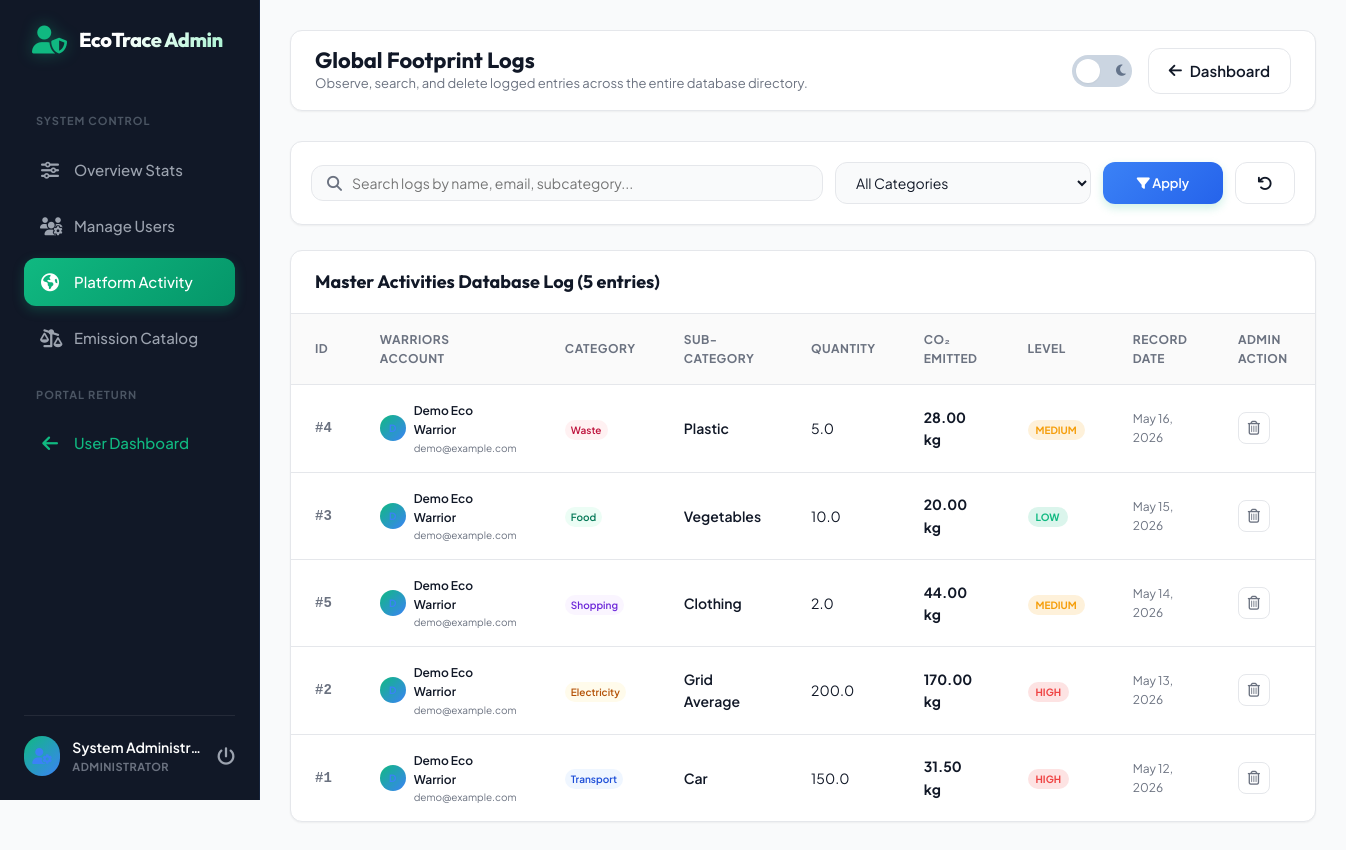
The page /admin_activities.php (signed in) on the database its author committed.
### tables this page shows
CREATE TABLE IF NOT EXISTS activities (
    activity_id INT AUTO_INCREMENT PRIMARY KEY,
    user_id INT NOT NULL,
    category VARCHAR(50) NOT NULL,
    sub_category VARCHAR(50) NOT NULL,
    quantity DECIMAL(10,2) NOT NULL,
    co2_emitted DECIMAL(10,3) NOT NULL,
    emission_level VARCHAR(10) NOT NULL,  
    activity_date DATE NOT NULL,
    created_at TIMESTAMP DEFAULT CURRENT_TIMESTAMP,
    FOREIGN KEY (user_id) REFERENCES users(user_id) ON DELETE CASCADE
);

CREATE TABLE IF NOT EXISTS users (
    user_id INT AUTO_INCREMENT PRIMARY KEY,
    name VARCHAR(100) NOT NULL,
    age INT NOT NULL,
    email VARCHAR(100) NOT NULL UNIQUE,
    password VARCHAR(255) NOT NULL,
    location VARCHAR(100) NOT NULL,
    created_at TIMESTAMP DEFAULT CURRENT_TIMESTAMP
);

### admin_activities.php (the view, shortened to what this page needs)
<?php
require_once __DIR__ . '/config/db.php';
$admin_name = $_SESSION['admin_name'];
try {
    $search = filter_input(INPUT_GET, 'search', FILTER_DEFAULT);
    $category_filter = filter_input(INPUT_GET, 'category', FILTER_DEFAULT);
    $query = "SELECT
        a.activity_id,
        a.category,
        a.sub_category,
        a.quantity,
        a.co2_emitted,
        a.emission_level,
        a.activity_date,
        u.name as user_name,
        u.email as user_email
        FROM activities a
        INNER JOIN users u ON a.user_id = u.user_id";
    $params = [];
    $query .= " ORDER BY a.activity_date DESC, a.created_at DESC";
    $stmt = $pdo->prepare($query);
    $stmt->execute($params);
    $global_activities = $stmt->fetchAll();
} catch (PDOException $e) {
    $error_msg = "Database query failure: " . $e->getMessage();
    $global_activities = [];
}
$theme_class = "";
?>
<!DOCTYPE html>
<html lang="en" <?php echo $theme_class; ?>>
<head>
    <link rel="stylesheet" href="https://cdnjs.cloudflare.com/ajax/libs/font-awesome/6.4.0/css/all.min.css">
    <link rel="stylesheet" href="assets/css/style.css">
</head>
<body>
    <div class="app-container">
        <aside class="sidebar" style="border-right-color: var(--secondary-light);">
            <div class="sidebar-logo" style="color: var(--secondary);">
                <i class="fas fa-user-shield"></i>
                <span>EcoTrace Admin</span>
            </div>
            <ul class="sidebar-menu">
                <li class="menu-label">System Control</li>
                <li class="menu-item">
                    <a href="admin_dashboard.php"><i class="fas fa-sliders-h"></i> <span>Overview Stats</span></a>
                </li>
                <li class="menu-item">
                    <a href="admin_users.php"><i class="fas fa-users-cog"></i> <span>Manage Users</span></a>
                </li>
                <li class="menu-item active">
                    <a href="admin_activities.php"><i class="fas fa-globe-americas"></i> <span>Platform Activity</span></a>
                </li>
                <li class="menu-item">
                    <a href="admin_factors.php"><i class="fas fa-balance-scale-right"></i> <span>Emission Catalog</span></a>
                </li>
                <li class="menu-label">Portal Return</li>
                <li class="menu-item">
                    <a href="dashboard.php" style="color: var(--primary);"><i class="fas fa-arrow-left"></i> <span>User Dashboard</span></a>
                </li>
            </ul>
            <div class="sidebar-user">
                <div class="user-avatar" style="background-color: var(--secondary-light); color: var(--secondary);"><i class="fas fa-user-cog"></i></div>
                <div class="user-info">
                    <div class="user-name"><?php echo htmlspecialchars($admin_name); ?></div>
                    <div class="user-role">Administrator</div>
                </div>
                <a href="logout.php" class="logout-btn" title="Sign Out"><i class="fas fa-power-off"></i></a>
            </div>
        </aside>
        <main class="main-content">
            <header class="top-navbar">
                <div class="nav-left">
                    <h2>Global Footprint Logs</h2>
                    <p>Observe, search, and delete logged entries across the entire database directory.</p>
                </div>
                <div class="nav-right">
                    <label class="theme-switch" for="theme-toggle">
                        <span class="switch-slider">
                            <i class="fas fa-sun"></i>
                            <i class="fas fa-moon"></i>
                        </span>
                    </label>
                    <a href="admin_dashboard.php" class="btn-secondary" style="display: flex; align-items: center; gap: 8px;"><i class="fas fa-arrow-left"></i> Dashboard</a>
                </div>
            </header>
            <section class="table-card" style="padding: 20px; margin-bottom: 25px;">
                <form action="admin_activities.php" method="GET" style="display: grid; grid-template-columns: 2fr 1fr 120px 60px; gap: 12px; align-items: center;">
                    <div style="position: relative;">
                        <input class="search-input" style="width: 100%; padding-left: 40px;" type="text" name="search" placeholder="Search logs by name, email, subcategory..." value="<?php echo htmlspecialchars($search ?? ''); ?>">
                        <i class="fas fa-search" style="position: absolute; left: 16px; top: 50%; transform: translateY(-50%); color: var(--text-muted);"></i>
                    </div>
                    <div>
                        <select class="filter-select" style="width: 100%; height: 42px;" name="category">
                            <option value="All">All Categories</option>
                        </select>
                    </div>
                    <button type="submit" class="btn-primary" style="background: linear-gradient(135deg, var(--secondary) 0%, #2563eb 100%); padding: 10px; font-size: 13px; height: 42px; text-align: center;"><i class="fas fa-filter"></i> Apply</button>
                    <a href="admin_activities.php" class="btn-secondary" style="padding: 10px; height: 42px; display: flex; align-items: center; justify-content: center;" title="Clear Filters"><i class="fas fa-undo"></i></a>
                </form>
            </section>
            <section class="table-card">
                <div class="table-header">
                    <h3>Master Activities Database Log (<?php echo count($global_activities); ?> entries)</h3>
                </div>
                <div class="custom-table-wrapper">
                    <?php if (count($global_activities) === 0): ?>
                        <div class="empty-state">
                            <i class="fas fa-server"></i>
                            <p>No carbon activities matching search criteria recorded in MySQL database.</p>
                        </div>
                    <?php else: ?>
                        <table class="custom-table">
                            <thead>
                                <tr>
                                    <th>ID</th>
                                    <th>Warriors Account</th>
                                    <th>Category</th>
                                    <th>Sub-Category</th>
                                    <th>Quantity</th>
                                    <th>CO₂ Emitted</th>
                                    <th>Level</th>
                                    <th>Record Date</th>
                                    <th>Admin Action</th>
                                </tr>
                            </thead>
                            <tbody>
                                <?php foreach ($global_activities as $act): ?>
                                    <tr>
                                        <td style="font-family: monospace; font-weight: bold; color: var(--text-muted);">#<?php echo $act['activity_id']; ?></td>
                                        <td>
                                            <div style="display: flex; align-items: center; gap: 8px;">
                                                <div class="user-avatar" style="width: 26px; height: 26px; font-size: 10px; background-color: var(--secondary-light); color: var(--secondary);"><?php echo strtoupper(substr($act['user_name'], 0, 1)); ?></div>
                                                <div style="text-align: left;">
                                                    <div style="font-weight: 600; color: var(--text-main); font-size: 12px;"><?php echo htmlspecialchars($act['user_name']); ?></div>
                                                    <div style="font-size: 10px; color: var(--text-muted);"><?php echo htmlspecialchars($act['user_email']); ?></div>
                                                </div>
                                            </div>
                                        </td>
                                        <td>
                                            <span class="badge <?php echo strtolower($act['category']); ?>" style="padding: 2px 6px; font-size: 10px;">
                                                <?php echo $act['category']; ?>
                                            </span>
                                        </td>
                                        <td style="font-weight: 600;"><?php echo htmlspecialchars($act['sub_category']); ?></td>
                                        <td><?php echo number_format($act['quantity'], 1); ?></td>
                                        <td style="font-weight: 700; color: var(--text-main);"><?php echo number_format($act['co2_emitted'], 2); ?> kg</td>
                                        <td>
                                            <span class="meter-label <?php echo strtolower($act['emission_level']); ?>" style="padding: 2px 8px; font-size: 10px; margin-top: 0;">
                                                <?php echo $act['emission_level']; ?>
                                            </span>
                                        </td>
                                        <td style="color: var(--text-muted); font-size: 12px;"><?php echo date('M d, Y', strtotime($act['activity_date'])); ?></td>
                                        <td>
                                            <a href="admin_activities.php?delete_activity_id=<?php echo $act['activity_id']; ?>&search=<?php echo urlencode($search ?? ''); ?>&category=<?php echo urlencode($category_filter ?? ''); ?>"
                                               class="action-icon-btn"
                                               onclick="return confirm('Are you sure you want to delete this activity log from the MySQL database? This action is permanent and recalculates platform metrics.')"
                                               title="Delete Row Record">
                                                <i class="far fa-trash-alt"></i>
                                            </a>
                                        </td>
                                    </tr>
                                <?php endforeach; ?>
                            </tbody>
                        </table>
                    <?php endif; ?>
                </div>
            </section>
        </main>
    </div>
</body>
</html>

### rows shown on the page
activities: activity_id "4", user.name "Demo Eco Warrior", user.email "demo@example.com", category "Waste", sub_category "Plastic", quantity "5.0", co2_emitted "28.00", emission_level "MEDIUM", activity_date "May 16, 2026"
activities: activity_id "3", user.name "Demo Eco Warrior", user.email "demo@example.com", category "Food", sub_category "Vegetables", quantity "10.0", co2_emitted "20.00", emission_level "LOW", activity_date "May 15, 2026"
activities: activity_id "5", user.name "Demo Eco Warrior", user.email "demo@example.com", category "Shopping", sub_category "Clothing", quantity "2.0", co2_emitted "44.00", emission_level "MEDIUM", activity_date "May 14, 2026"
activities: activity_id "2", user.name "Demo Eco Warrior", user.email "demo@example.com", category "Electricity", sub_category "Grid Average", quantity "200.0", co2_emitted "170.00", emission_level "HIGH", activity_date "May 13, 2026"
activities: activity_id "1", user.name "Demo Eco Warrior", user.email "demo@example.com", category "Transport", sub_category "Car", quantity "150.0", co2_emitted "31.50", emission_level "HIGH", activity_date "May 12, 2026"

### other values the page prints
$admin_name "System Administr…"
count($global_activities) "5"
